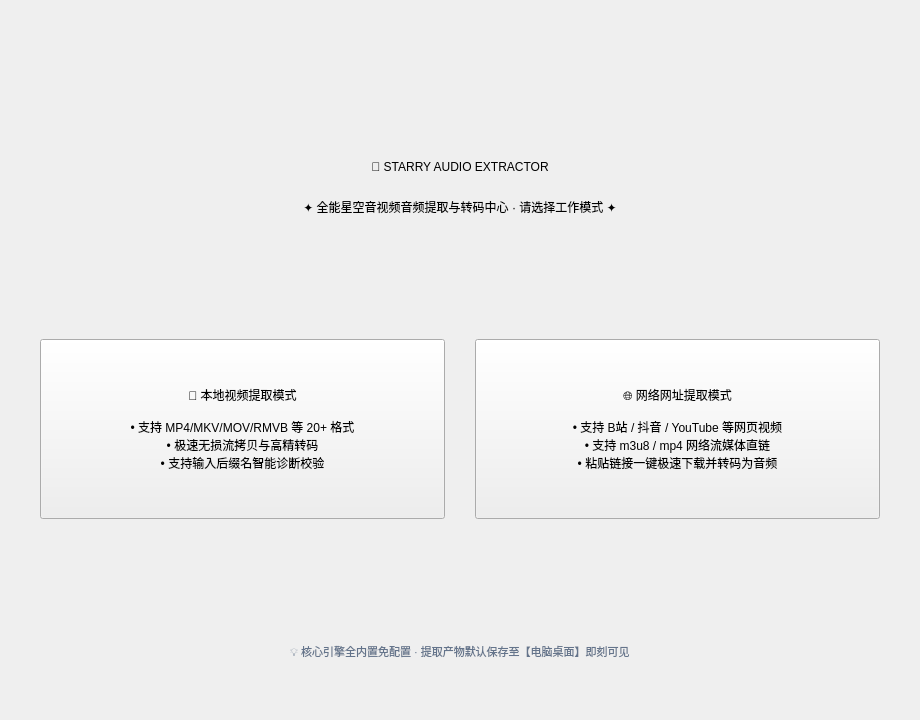
<?xml version="1.0" encoding="UTF-8"?>
<ui version="4.0">
 <class>MainWindow</class>
 <widget class="QMainWindow" name="MainWindow">
  <property name="geometry">
   <rect>
    <x>0</x>
    <y>0</y>
    <width>920</width>
    <height>720</height>
   </rect>
  </property>
  <property name="minimumSize">
   <size>
    <width>680</width>
    <height>520</height>
   </size>
  </property>
  <property name="windowTitle">
   <string>🌌 星空音频分离系统 - Starry Audio Extractor (FFmpeg Powered)</string>
  </property>
  <widget class="StarryBackground" name="centralWidget">
   <layout class="QVBoxLayout" name="bgLayout">
    <property name="spacing">
     <number>0</number>
    </property>
    <property name="leftMargin">
     <number>0</number>
    </property>
    <property name="topMargin">
     <number>0</number>
    </property>
    <property name="rightMargin">
     <number>0</number>
    </property>
    <property name="bottomMargin">
     <number>0</number>
    </property>
    <item>
     <widget class="QStackedWidget" name="stackedWidget">
      <property name="currentIndex">
       <number>0</number>
      </property>

      <!-- ================= 页面 0: 模式选择导航大厅 ================= -->
      <widget class="QWidget" name="portalPage">
       <layout class="QVBoxLayout" name="portalLayout">
        <property name="spacing">
         <number>24</number>
        </property>
        <property name="leftMargin">
         <number>40</number>
        </property>
        <property name="topMargin">
         <number>60</number>
        </property>
        <property name="rightMargin">
         <number>40</number>
        </property>
        <property name="bottomMargin">
         <number>60</number>
        </property>
        <item>
         <spacer name="portalTopSpacer">
          <property name="orientation">
           <enum>Qt::Vertical</enum>
          </property>
          <property name="sizeHint" stdset="0">
           <size>
            <width>20</width>
            <height>40</height>
           </size>
          </property>
         </spacer>
        </item>
        <item>
         <widget class="QLabel" name="portalTitle">
          <property name="alignment">
           <set>Qt::AlignCenter</set>
          </property>
          <property name="text">
           <string>🌌 STARRY AUDIO EXTRACTOR</string>
          </property>
         </widget>
        </item>
        <item>
         <widget class="QLabel" name="portalSubtitle">
          <property name="alignment">
           <set>Qt::AlignCenter</set>
          </property>
          <property name="text">
           <string>✦ 全能星空音视频音频提取与转码中心 · 请选择工作模式 ✦</string>
          </property>
         </widget>
        </item>
        <item>
         <spacer name="portalMidSpacer">
          <property name="orientation">
           <enum>Qt::Vertical</enum>
          </property>
          <property name="sizeHint" stdset="0">
           <size>
            <width>20</width>
            <height>30</height>
           </size>
          </property>
         </spacer>
        </item>
        <item>
         <layout class="QHBoxLayout" name="portalCardLayout">
          <property name="spacing">
           <number>30</number>
          </property>
          <item>
           <widget class="QPushButton" name="modeCardLocal">
            <property name="minimumSize">
             <size>
              <width>280</width>
              <height>180</height>
             </size>
            </property>
            <property name="cursor">
             <cursorShape>PointingHandCursor</cursorShape>
            </property>
            <property name="text">
             <string>📁 本地视频提取模式

• 支持 MP4/MKV/MOV/RMVB 等 20+ 格式
• 极速无损流拷贝与高精转码
• 支持输入后缀名智能诊断校验</string>
            </property>
           </widget>
          </item>
          <item>
           <widget class="QPushButton" name="modeCardUrl">
            <property name="minimumSize">
             <size>
              <width>280</width>
              <height>180</height>
             </size>
            </property>
            <property name="cursor">
             <cursorShape>PointingHandCursor</cursorShape>
            </property>
            <property name="text">
             <string>🌐 网络网址提取模式

• 支持 B站 / 抖音 / YouTube 等网页视频
• 支持 m3u8 / mp4 网络流媒体直链
• 粘贴链接一键极速下载并转码为音频</string>
            </property>
           </widget>
          </item>
         </layout>
        </item>
        <item>
         <spacer name="portalBottomSpacer">
          <property name="orientation">
           <enum>Qt::Vertical</enum>
          </property>
          <property name="sizeHint" stdset="0">
           <size>
            <width>20</width>
            <height>40</height>
           </size>
          </property>
         </spacer>
        </item>
        <item>
         <widget class="QLabel" name="portalFootnote">
          <property name="alignment">
           <set>Qt::AlignCenter</set>
          </property>
          <property name="styleSheet">
           <string notr="true">color: #64748b; font-size: 11px;</string>
          </property>
          <property name="text">
           <string>💡 核心引擎全内置免配置 · 提取产物默认保存至【电脑桌面】即刻可见</string>
          </property>
         </widget>
        </item>
       </layout>
      </widget>

      <!-- ================= 页面 1: 本地提取工作台 ================= -->
      <widget class="QWidget" name="localPage">
       <layout class="QVBoxLayout" name="localMainLayout">
        <property name="spacing">
         <number>0</number>
        </property>
        <property name="leftMargin">
         <number>0</number>
        </property>
        <property name="topMargin">
         <number>0</number>
        </property>
        <property name="rightMargin">
         <number>0</number>
        </property>
        <property name="bottomMargin">
         <number>0</number>
        </property>
        <item>
         <widget class="QScrollArea" name="localScrollArea">
          <property name="widgetResizable">
           <bool>true</bool>
          </property>
          <widget class="QWidget" name="localContentContainer">
           <property name="geometry">
            <rect>
             <x>0</x>
             <y>0</y>
             <width>900</width>
             <height>700</height>
            </rect>
           </property>
           <layout class="QVBoxLayout" name="localLayout">
            <property name="spacing">
             <number>12</number>
            </property>
            <property name="leftMargin">
             <number>20</number>
            </property>
            <property name="topMargin">
             <number>16</number>
            </property>
            <property name="rightMargin">
             <number>20</number>
            </property>
            <property name="bottomMargin">
             <number>16</number>
            </property>
            <!-- 顶部导航栏 -->
            <item>
             <layout class="QHBoxLayout" name="localNavRow">
              <item>
               <widget class="QPushButton" name="backFromLocalBtn">
                <property name="cursor">
                 <cursorShape>PointingHandCursor</cursorShape>
                </property>
                <property name="text">
                 <string>⬅️ 返回模式选择</string>
                </property>
               </widget>
              </item>
              <item>
               <widget class="QLabel" name="localHeaderTitle">
                <property name="text">
                 <string>📁 本地音视频分离工作台</string>
                </property>
                <property name="styleSheet">
                 <string notr="true">font-size: 16px; font-weight: bold; color: #00f0ff;</string>
                </property>
               </widget>
              </item>
              <item>
               <spacer name="localNavSpacer">
                <property name="orientation">
                 <enum>Qt::Horizontal</enum>
                </property>
                <property name="sizeHint" stdset="0">
                 <size>
                  <width>40</width>
                  <height>20</height>
                 </size>
                </property>
               </spacer>
              </item>
              <item>
               <widget class="QPushButton" name="showFormatsBtn">
                <property name="cursor">
                 <cursorShape>PointingHandCursor</cursorShape>
                </property>
                <property name="text">
                 <string>ℹ️ 支持格式清单</string>
                </property>
               </widget>
              </item>
             </layout>
            </item>
            <!-- 区域 1: 视频输入与后缀校验 -->
            <item>
             <widget class="QGroupBox" name="inputGroup">
              <property name="title">
               <string>📁 输入源视频或后缀 (Source Video / Extension)</string>
              </property>
              <layout class="QVBoxLayout" name="inputGroupLayout">
               <property name="spacing">
                <number>6</number>
               </property>
               <item>
                <layout class="QHBoxLayout" name="inputRow">
                 <property name="spacing">
                  <number>8</number>
                 </property>
                 <item>
                  <widget class="QLineEdit" name="inputVideoEdit">
                   <property name="placeholderText">
                    <string>选择/拖拽视频，或直接输入后缀名 (如 mkv, rmvb, mp4) 进行支持度诊断...</string>
                   </property>
                  </widget>
                 </item>
                 <item>
                  <widget class="QPushButton" name="browseInputBtn">
                   <property name="cursor">
                    <cursorShape>PointingHandCursor</cursorShape>
                   </property>
                   <property name="text">
                    <string>📂 浏览视频...</string>
                   </property>
                  </widget>
                 </item>
                </layout>
               </item>
               <item>
                <widget class="QLabel" name="fileInfoLabel">
                 <property name="styleSheet">
                  <string notr="true">color: #64748b; font-size: 11px;</string>
                 </property>
                 <property name="text">
                  <string>文件状态: 未载入视频 (可输入后缀如 mkv 回车诊断)</string>
                 </property>
                </widget>
               </item>
              </layout>
             </widget>
            </item>
            <!-- 区域 2: 分离提取参数与大小预估 -->
            <item>
             <widget class="QGroupBox" name="settingsGroup">
              <property name="title">
               <string>⚙️ 分离提取参数 (Extraction Settings)</string>
              </property>
              <layout class="QVBoxLayout" name="settingsGroupLayout">
               <property name="spacing">
                <number>8</number>
               </property>
               <item>
                <layout class="QHBoxLayout" name="modeRow">
                 <item>
                  <widget class="QRadioButton" name="radioTranscode">
                   <property name="text">
                    <string>🎛️ 格式重编码转换 (自定义格式、码率与采样率)</string>
                   </property>
                   <property name="checked">
                    <bool>true</bool>
                   </property>
                  </widget>
                 </item>
                 <item>
                  <widget class="QRadioButton" name="radioDirectCopy">
                   <property name="text">
                    <string>⚡ 极速无损流拷贝 (-c:a copy 毫秒级提取原音轨)</string>
                   </property>
                  </widget>
                 </item>
                 <item>
                  <spacer name="modeSpacer">
                   <property name="orientation">
                    <enum>Qt::Horizontal</enum>
                   </property>
                   <property name="sizeHint" stdset="0">
                    <size>
                     <width>40</width>
                     <height>20</height>
                    </size>
                   </property>
                  </spacer>
                 </item>
                </layout>
               </item>
               <item>
                <layout class="QGridLayout" name="paramGrid">
                 <property name="horizontalSpacing">
                  <number>14</number>
                 </property>
                 <property name="verticalSpacing">
                  <number>6</number>
                 </property>
                 <item row="0" column="0">
                  <widget class="QLabel" name="formatLbl">
                   <property name="text">
                    <string>目标音频格式:</string>
                   </property>
                  </widget>
                 </item>
                 <item row="0" column="1">
                  <widget class="QComboBox" name="formatCombo"/>
                 </item>
                 <item row="0" column="2">
                  <widget class="QLabel" name="bitrateLbl">
                   <property name="text">
                    <string>音频比特率:</string>
                   </property>
                  </widget>
                 </item>
                 <item row="0" column="3">
                  <widget class="QComboBox" name="bitrateCombo"/>
                 </item>
                 <item row="1" column="0">
                  <widget class="QLabel" name="sampleRateLbl">
                   <property name="text">
                    <string>音频采样率:</string>
                   </property>
                  </widget>
                 </item>
                 <item row="1" column="1">
                  <widget class="QComboBox" name="sampleRateCombo"/>
                 </item>
                 <item row="1" column="2">
                  <widget class="QLabel" name="channelLbl">
                   <property name="text">
                    <string>声道配置:</string>
                   </property>
                  </widget>
                 </item>
                 <item row="1" column="3">
                  <widget class="QComboBox" name="channelCombo"/>
                 </item>
                </layout>
               </item>
               <item>
                <layout class="QHBoxLayout" name="estimateRow">
                 <item>
                  <widget class="QCheckBox" name="overwriteCheck">
                   <property name="text">
                    <string>如果目标文件已存在则直接覆盖 (Overwrite)</string>
                   </property>
                   <property name="checked">
                    <bool>true</bool>
                   </property>
                  </widget>
                 </item>
                 <item>
                  <spacer name="estimateSpacer">
                   <property name="orientation">
                    <enum>Qt::Horizontal</enum>
                   </property>
                   <property name="sizeHint" stdset="0">
                    <size>
                     <width>40</width>
                     <height>20</height>
                    </size>
                   </property>
                  </spacer>
                 </item>
                 <item>
                  <widget class="QLabel" name="estimatedSizeLabel">
                   <property name="styleSheet">
                    <string notr="true">color: #5eead4; font-weight: bold; font-size: 12px;</string>
                   </property>
                   <property name="text">
                    <string>💾 预估音频大小: 载入视频后自动推算</string>
                   </property>
                  </widget>
                 </item>
                </layout>
               </item>
              </layout>
             </widget>
            </item>
            <!-- 区域 3: 音频保存设置 (已隐去 FFmpeg 路径) -->
            <item>
             <widget class="QGroupBox" name="pathGroup">
              <property name="title">
               <string>💾 音频保存设置 (Output Settings)</string>
              </property>
              <layout class="QHBoxLayout" name="pathGroupLayout">
               <property name="spacing">
                <number>8</number>
               </property>
               <item>
                <widget class="QLabel" name="outputLbl">
                 <property name="text">
                  <string>音频输出路径:</string>
                 </property>
                </widget>
               </item>
               <item>
                <widget class="QLineEdit" name="outputPathEdit">
                 <property name="placeholderText">
                  <string>默认自动保存到桌面...</string>
                 </property>
                </widget>
               </item>
               <item>
                <widget class="QPushButton" name="browseOutputBtn">
                 <property name="cursor">
                  <cursorShape>PointingHandCursor</cursorShape>
                 </property>
                 <property name="text">
                  <string>📂 更改保存位置...</string>
                 </property>
                </widget>
               </item>
              </layout>
             </widget>
            </item>
            <!-- 进度与操作 -->
            <item>
             <layout class="QVBoxLayout" name="localActionSection">
              <property name="spacing">
               <number>6</number>
              </property>
              <item>
               <layout class="QHBoxLayout" name="localProgressInfoRow">
                <item>
                 <widget class="QLabel" name="progressTitle">
                  <property name="text">
                   <string>⚡ 处理进度:</string>
                  </property>
                 </widget>
                </item>
                <item>
                 <widget class="QLabel" name="progressDetailLabel">
                  <property name="styleSheet">
                   <string notr="true">color: #00f0ff; font-weight: bold;</string>
                  </property>
                  <property name="text">
                   <string>就绪 (0%) - 00:00 / 00:00</string>
                  </property>
                 </widget>
                </item>
                <item>
                 <spacer name="localProgressSpacer">
                  <property name="orientation">
                   <enum>Qt::Horizontal</enum>
                  </property>
                  <property name="sizeHint" stdset="0">
                   <size>
                    <width>40</width>
                    <height>20</height>
                   </size>
                  </property>
                 </spacer>
                </item>
               </layout>
              </item>
              <item>
               <widget class="QProgressBar" name="progressBar">
                <property name="value">
                 <number>0</number>
                </property>
               </widget>
              </item>
              <item>
               <layout class="QHBoxLayout" name="localActionBtnRow">
                <property name="spacing">
                 <number>10</number>
                </property>
                <item>
                 <widget class="QPushButton" name="startBtn">
                  <property name="sizePolicy">
                   <sizepolicy hsizetype="Expanding" vsizetype="Fixed">
                    <horstretch>3</horstretch>
                    <verstretch>0</verstretch>
                   </sizepolicy>
                  </property>
                  <property name="cursor">
                   <cursorShape>PointingHandCursor</cursorShape>
                  </property>
                  <property name="text">
                   <string>🚀 开始分离提取音频</string>
                  </property>
                 </widget>
                </item>
                <item>
                 <widget class="QPushButton" name="openFolderBtn">
                  <property name="enabled">
                   <bool>false</bool>
                  </property>
                  <property name="sizePolicy">
                   <sizepolicy hsizetype="Expanding" vsizetype="Fixed">
                    <horstretch>2</horstretch>
                    <verstretch>0</verstretch>
                   </sizepolicy>
                  </property>
                  <property name="cursor">
                   <cursorShape>PointingHandCursor</cursorShape>
                  </property>
                  <property name="text">
                   <string>📁 打开桌面/目录</string>
                  </property>
                 </widget>
                </item>
                <item>
                 <widget class="QPushButton" name="playAudioBtn">
                  <property name="enabled">
                   <bool>false</bool>
                  </property>
                  <property name="sizePolicy">
                   <sizepolicy hsizetype="Expanding" vsizetype="Fixed">
                    <horstretch>2</horstretch>
                    <verstretch>0</verstretch>
                   </sizepolicy>
                  </property>
                  <property name="cursor">
                   <cursorShape>PointingHandCursor</cursorShape>
                  </property>
                  <property name="text">
                   <string>🎵 播放提取音频</string>
                  </property>
                 </widget>
                </item>
               </layout>
              </item>
             </layout>
            </item>
            <!-- 控制台日志 -->
            <item>
             <widget class="QGroupBox" name="logGroup">
              <property name="title">
               <string>📟 本地任务控制台日志 (Terminal Logs)</string>
              </property>
              <layout class="QVBoxLayout" name="logLayout">
               <property name="spacing">
                <number>6</number>
               </property>
               <item>
                <widget class="QTextEdit" name="consoleLog">
                 <property name="minimumSize">
                  <size>
                   <width>0</width>
                   <height>90</height>
                  </size>
                 </property>
                 <property name="readOnly">
                  <bool>true</bool>
                 </property>
                </widget>
               </item>
               <item>
                <layout class="QHBoxLayout" name="logBottomRow">
                 <item>
                  <spacer name="logSpacer">
                   <property name="orientation">
                    <enum>Qt::Horizontal</enum>
                   </property>
                   <property name="sizeHint" stdset="0">
                    <size>
                     <width>40</width>
                     <height>20</height>
                    </size>
                   </property>
                  </spacer>
                 </item>
                 <item>
                  <widget class="QPushButton" name="clearLogBtn">
                   <property name="cursor">
                    <cursorShape>PointingHandCursor</cursorShape>
                   </property>
                   <property name="text">
                    <string>🗑️ 清空控制台</string>
                   </property>
                  </widget>
                 </item>
                </layout>
               </item>
              </layout>
             </widget>
            </item>
           </layout>
          </widget>
         </widget>
        </item>
       </layout>
      </widget>

      <!-- ================= 页面 2: 网络网址提取工作台 ================= -->
      <widget class="QWidget" name="urlPage">
       <layout class="QVBoxLayout" name="urlMainLayout">
        <property name="spacing">
         <number>0</number>
        </property>
        <property name="leftMargin">
         <number>0</number>
        </property>
        <property name="topMargin">
         <number>0</number>
        </property>
        <property name="rightMargin">
         <number>0</number>
        </property>
        <property name="bottomMargin">
         <number>0</number>
        </property>
        <item>
         <widget class="QScrollArea" name="urlScrollArea">
          <property name="widgetResizable">
           <bool>true</bool>
          </property>
          <widget class="QWidget" name="urlContentContainer">
           <property name="geometry">
            <rect>
             <x>0</x>
             <y>0</y>
             <width>900</width>
             <height>700</height>
            </rect>
           </property>
           <layout class="QVBoxLayout" name="urlLayout">
            <property name="spacing">
             <number>12</number>
            </property>
            <property name="leftMargin">
             <number>20</number>
            </property>
            <property name="topMargin">
             <number>16</number>
            </property>
            <property name="rightMargin">
             <number>20</number>
            </property>
            <property name="bottomMargin">
             <number>16</number>
            </property>
            <!-- 顶部导航 -->
            <item>
             <layout class="QHBoxLayout" name="urlNavRow">
              <item>
               <widget class="QPushButton" name="backFromUrlBtn">
                <property name="cursor">
                 <cursorShape>PointingHandCursor</cursorShape>
                </property>
                <property name="text">
                 <string>⬅️ 返回模式选择</string>
                </property>
               </widget>
              </item>
              <item>
               <widget class="QLabel" name="urlHeaderTitle">
                <property name="text">
                 <string>🌐 网络网址音视频提取工作台</string>
                </property>
                <property name="styleSheet">
                 <string notr="true">font-size: 16px; font-weight: bold; color: #00f0ff;</string>
                </property>
               </widget>
              </item>
              <item>
               <spacer name="urlNavSpacer">
                <property name="orientation">
                 <enum>Qt::Horizontal</enum>
                </property>
                <property name="sizeHint" stdset="0">
                 <size>
                  <width>40</width>
                  <height>20</height>
                 </size>
                </property>
               </spacer>
              </item>
              <item>
               <widget class="QLabel" name="urlEngineBadge">
                <property name="styleSheet">
                 <string notr="true">color: #00ff88; font-weight: bold; font-size: 11px;</string>
                </property>
                <property name="text">
                 <string>● yt-dlp + FFmpeg 引擎已就绪</string>
                </property>
               </widget>
              </item>
             </layout>
            </item>
            <!-- 网址输入组 -->
            <item>
             <widget class="QGroupBox" name="urlInputGroup">
              <property name="title">
               <string>🌐 视频网址输入 (Video URL)</string>
              </property>
              <layout class="QVBoxLayout" name="urlInputGroupLayout">
               <property name="spacing">
                <number>8</number>
               </property>
               <item>
                <layout class="QHBoxLayout" name="urlInputRow">
                 <property name="spacing">
                  <number>8</number>
                 </property>
                 <item>
                  <widget class="QLineEdit" name="urlEdit">
                   <property name="placeholderText">
                    <string>请在此粘贴视频网址 (支持 B站, 抖音, YouTube, 微博, Twitter, m3u8 等)...</string>
                   </property>
                  </widget>
                 </item>
                 <item>
                  <widget class="QPushButton" name="pasteUrlBtn">
                   <property name="cursor">
                    <cursorShape>PointingHandCursor</cursorShape>
                   </property>
                   <property name="text">
                    <string>📋 粘贴网址</string>
                   </property>
                  </widget>
                 </item>
                </layout>
               </item>
               <item>
                <widget class="QCheckBox" name="singleVideoCheck">
                 <property name="text">
                  <string>仅提取当前单视频音频 (如果是合集/播放列表则忽略后续剧集)</string>
                 </property>
                 <property name="checked">
                  <bool>true</bool>
                 </property>
                </widget>
               </item>
              </layout>
             </widget>
            </item>
            <!-- 网络提取参数与保存路径 -->
            <item>
             <widget class="QGroupBox" name="urlSettingsGroup">
              <property name="title">
               <string>⚙️ 目标音频配置与保存路径 (Audio Settings)</string>
              </property>
              <layout class="QGridLayout" name="urlSettingsGrid">
               <property name="horizontalSpacing">
                <number>12</number>
               </property>
               <property name="verticalSpacing">
                <number>8</number>
               </property>
               <item row="0" column="0">
                <widget class="QLabel" name="urlFormatLbl">
                 <property name="text">
                  <string>目标音频格式:</string>
                 </property>
                </widget>
               </item>
               <item row="0" column="1">
                <widget class="QComboBox" name="urlFormatCombo"/>
               </item>
               <item row="0" column="2">
                <widget class="QLabel" name="urlQualityLbl">
                 <property name="text">
                  <string>音频输出音质:</string>
                 </property>
                </widget>
               </item>
               <item row="0" column="3">
                <widget class="QComboBox" name="urlQualityCombo"/>
               </item>
               <item row="1" column="0">
                <widget class="QLabel" name="urlOutputLbl">
                 <property name="text">
                  <string>音频保存目录:</string>
                 </property>
                </widget>
               </item>
               <item row="1" column="1" colspan="2">
                <widget class="QLineEdit" name="urlOutputPathEdit">
                 <property name="placeholderText">
                  <string>默认保存至桌面...</string>
                 </property>
                </widget>
               </item>
               <item row="1" column="3">
                <widget class="QPushButton" name="browseUrlOutputBtn">
                 <property name="cursor">
                  <cursorShape>PointingHandCursor</cursorShape>
                 </property>
                 <property name="text">
                  <string>📂 更改目录...</string>
                 </property>
                </widget>
               </item>
              </layout>
             </widget>
            </item>
            <!-- 进度与操作 -->
            <item>
             <layout class="QVBoxLayout" name="urlActionSection">
              <property name="spacing">
               <number>6</number>
              </property>
              <item>
               <layout class="QHBoxLayout" name="urlProgressInfoRow">
                <item>
                 <widget class="QLabel" name="urlProgressTitle">
                  <property name="text">
                   <string>⚡ 网络下载与转码进度:</string>
                  </property>
                 </widget>
                </item>
                <item>
                 <widget class="QLabel" name="urlProgressDetailLabel">
                  <property name="styleSheet">
                   <string notr="true">color: #00f0ff; font-weight: bold;</string>
                  </property>
                  <property name="text">
                   <string>就绪 (0%) - 速度: 0 KB/s - 剩余: --:--</string>
                  </property>
                 </widget>
                </item>
                <item>
                 <spacer name="urlProgressSpacer">
                  <property name="orientation">
                   <enum>Qt::Horizontal</enum>
                  </property>
                  <property name="sizeHint" stdset="0">
                   <size>
                    <width>40</width>
                    <height>20</height>
                   </size>
                  </property>
                 </spacer>
                </item>
               </layout>
              </item>
              <item>
               <widget class="QProgressBar" name="urlProgressBar">
                <property name="value">
                 <number>0</number>
                </property>
               </widget>
              </item>
              <item>
               <layout class="QHBoxLayout" name="urlActionBtnRow">
                <property name="spacing">
                 <number>10</number>
                </property>
                <item>
                 <widget class="QPushButton" name="startUrlBtn">
                  <property name="sizePolicy">
                   <sizepolicy hsizetype="Expanding" vsizetype="Fixed">
                    <horstretch>3</horstretch>
                    <verstretch>0</verstretch>
                   </sizepolicy>
                  </property>
                  <property name="cursor">
                   <cursorShape>PointingHandCursor</cursorShape>
                  </property>
                  <property name="text">
                   <string>🚀 开始解析并提取网络音频</string>
                  </property>
                 </widget>
                </item>
                <item>
                 <widget class="QPushButton" name="openUrlFolderBtn">
                  <property name="enabled">
                   <bool>false</bool>
                  </property>
                  <property name="sizePolicy">
                   <sizepolicy hsizetype="Expanding" vsizetype="Fixed">
                    <horstretch>2</horstretch>
                    <verstretch>0</verstretch>
                   </sizepolicy>
                  </property>
                  <property name="cursor">
                   <cursorShape>PointingHandCursor</cursorShape>
                  </property>
                  <property name="text">
                   <string>📁 打开桌面/目录</string>
                  </property>
                 </widget>
                </item>
                <item>
                 <widget class="QPushButton" name="playUrlAudioBtn">
                  <property name="enabled">
                   <bool>false</bool>
                  </property>
                  <property name="sizePolicy">
                   <sizepolicy hsizetype="Expanding" vsizetype="Fixed">
                    <horstretch>2</horstretch>
                    <verstretch>0</verstretch>
                   </sizepolicy>
                  </property>
                  <property name="cursor">
                   <cursorShape>PointingHandCursor</cursorShape>
                  </property>
                  <property name="text">
                   <string>🎵 播放提取音频</string>
                  </property>
                 </widget>
                </item>
               </layout>
              </item>
             </layout>
            </item>
            <!-- 控制台日志 -->
            <item>
             <widget class="QGroupBox" name="urlLogGroup">
              <property name="title">
               <string>📟 网络任务控制台日志 (Terminal Logs)</string>
              </property>
              <layout class="QVBoxLayout" name="urlLogLayout">
               <property name="spacing">
                <number>6</number>
               </property>
               <item>
                <widget class="QTextEdit" name="urlConsoleLog">
                 <property name="minimumSize">
                  <size>
                   <width>0</width>
                   <height>90</height>
                  </size>
                 </property>
                 <property name="readOnly">
                  <bool>true</bool>
                 </property>
                </widget>
               </item>
               <item>
                <layout class="QHBoxLayout" name="urlLogBottomRow">
                 <item>
                  <spacer name="urlLogSpacer">
                   <property name="orientation">
                    <enum>Qt::Horizontal</enum>
                   </property>
                   <property name="sizeHint" stdset="0">
                    <size>
                     <width>40</width>
                     <height>20</height>
                    </size>
                   </property>
                  </spacer>
                 </item>
                 <item>
                  <widget class="QPushButton" name="clearUrlLogBtn">
                   <property name="cursor">
                    <cursorShape>PointingHandCursor</cursorShape>
                   </property>
                   <property name="text">
                    <string>🗑️ 清空控制台</string>
                   </property>
                  </widget>
                 </item>
                </layout>
               </item>
              </layout>
             </widget>
            </item>
           </layout>
          </widget>
         </widget>
        </item>
       </layout>
      </widget>
     </widget>
    </item>
   </layout>
  </widget>
 </widget>
 <customwidgets>
  <customwidget>
   <class>StarryBackground</class>
   <extends>QWidget</extends>
   <header>starrybackground.h</header>
   <container>1</container>
  </customwidget>
 </customwidgets>
 <resources/>
 <connections/>
</ui>
